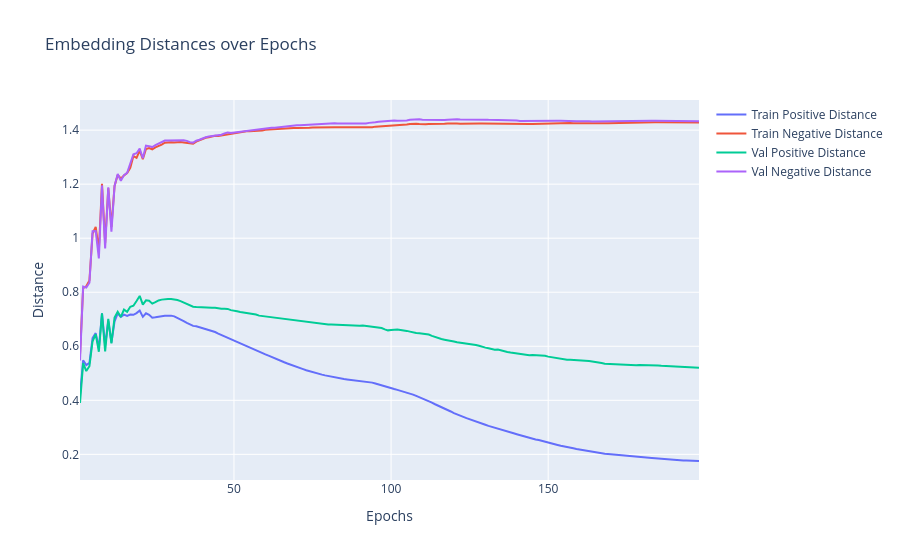

This figure's notebook cell:
### Code cell
train_dists_mean = logs["train_dists"]
val_dists_mean = logs["val_dists"]

fig = go.Figure()
fig.add_trace(go.Scatter(x=epochs, y=train_dists_mean[:, 0], mode="lines", name="Train Positive Distance"))
fig.add_trace(go.Scatter(x=epochs, y=train_dists_mean[:, 1], mode="lines", name="Train Negative Distance"))
fig.add_trace(go.Scatter(x=epochs, y=val_dists_mean[:, 0], mode="lines", name="Val Positive Distance"))
fig.add_trace(go.Scatter(x=epochs, y=val_dists_mean[:, 1], mode="lines", name="Val Negative Distance"))

fig.update_layout(
    title="Embedding Distances over Epochs",
    xaxis_title="Epochs",
    yaxis_title="Distance",
    hovermode="x unified",
)

fig.show()

### Figure 1 — Plotly figure (JSON) as saved in the notebook; plotly's stock layout.template omitted (floating-point values rounded to 4 significant figures; data arrays with more than 128 entries replaced by an {"elided": "..."} marker saying what was removed)
{"data": [{"mode": "lines", "name": "Train Positive Distance", "type": "scatter", "x": {"elided": "198 int values"}, "y": {"elided": "198 float values"}}, {"mode": "lines", "name": "Train Negative Distance", "type": "scatter", "x": {"elided": "198 int values"}, "y": {"elided": "198 float values"}}, {"mode": "lines", "name": "Val Positive Distance", "type": "scatter", "x": {"elided": "198 int values"}, "y": {"elided": "198 float values"}}, {"mode": "lines", "name": "Val Negative Distance", "type": "scatter", "x": {"elided": "198 int values"}, "y": {"elided": "198 float values"}}], "layout": {"hovermode": "x unified", "title": {"text": "Embedding Distances over Epochs"}, "xaxis": {"title": {"text": "Epochs"}}, "yaxis": {"title": {"text": "Distance"}}}}
